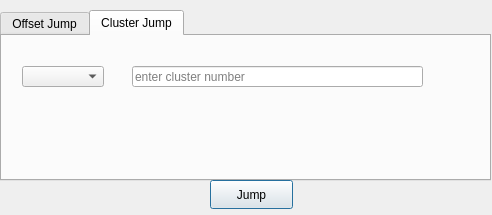
<?xml version="1.0" encoding="UTF-8"?>
<ui version="4.0">
 <class>GoToOffsetDialog</class>
 <widget class="QDialog" name="GoToOffsetDialog">
  <property name="geometry">
   <rect>
    <x>0</x>
    <y>0</y>
    <width>492</width>
    <height>215</height>
   </rect>
  </property>
  <property name="windowTitle">
   <string>Dialog</string>
  </property>
  <widget class="QTabWidget" name="tabWidget">
   <property name="geometry">
    <rect>
     <x>0</x>
     <y>10</y>
     <width>491</width>
     <height>171</height>
    </rect>
   </property>
   <property name="currentIndex">
    <number>1</number>
   </property>
   <widget class="QWidget" name="tab">
    <attribute name="title">
     <string>Offset Jump</string>
    </attribute>
    <widget class="QGroupBox" name="groupBox">
     <property name="geometry">
      <rect>
       <x>0</x>
       <y>50</y>
       <width>481</width>
       <height>91</height>
      </rect>
     </property>
     <property name="title">
      <string/>
     </property>
     <widget class="QWidget" name="layoutWidget">
      <property name="geometry">
       <rect>
        <x>10</x>
        <y>20</y>
        <width>471</width>
        <height>51</height>
       </rect>
      </property>
      <layout class="QHBoxLayout" name="horizontalLayout_2">
       <item>
        <widget class="QRadioButton" name="radioButton">
         <property name="text">
          <string>From Start</string>
         </property>
         <property name="checked">
          <bool>true</bool>
         </property>
        </widget>
       </item>
       <item alignment="Qt::AlignHCenter">
        <widget class="QRadioButton" name="fromCursorRadioButton">
         <property name="text">
          <string>From Cursor Position</string>
         </property>
        </widget>
       </item>
       <item alignment="Qt::AlignHCenter">
        <widget class="QRadioButton" name="fromEndRadioButton">
         <property name="text">
          <string>From End</string>
         </property>
        </widget>
       </item>
      </layout>
     </widget>
    </widget>
    <widget class="QWidget" name="layoutWidget">
     <property name="geometry">
      <rect>
       <x>10</x>
       <y>20</y>
       <width>471</width>
       <height>30</height>
      </rect>
     </property>
     <layout class="QHBoxLayout" name="horizontalLayout">
      <item>
       <widget class="QLineEdit" name="offsetLineEdit">
        <property name="minimumSize">
         <size>
          <width>185</width>
          <height>0</height>
         </size>
        </property>
       </widget>
      </item>
      <item>
       <widget class="QComboBox" name="formatComboBox">
        <item>
         <property name="text">
          <string>Decimal</string>
         </property>
        </item>
        <item>
         <property name="text">
          <string>Hex</string>
         </property>
        </item>
       </widget>
      </item>
      <item>
       <widget class="QLabel" name="label">
        <property name="text">
         <string>Multiplier</string>
        </property>
       </widget>
      </item>
      <item>
       <widget class="QComboBox" name="multiplierComboBox">
        <item>
         <property name="text">
          <string>1</string>
         </property>
        </item>
        <item>
         <property name="text">
          <string>4</string>
         </property>
        </item>
        <item>
         <property name="text">
          <string>32</string>
         </property>
        </item>
        <item>
         <property name="text">
          <string>512</string>
         </property>
        </item>
        <item>
         <property name="text">
          <string>1024</string>
         </property>
        </item>
        <item>
         <property name="text">
          <string>2048</string>
         </property>
        </item>
        <item>
         <property name="text">
          <string>4096</string>
         </property>
        </item>
        <item>
         <property name="text">
          <string>8192</string>
         </property>
        </item>
       </widget>
      </item>
     </layout>
    </widget>
   </widget>
   <widget class="QWidget" name="clusterJumpTab">
    <attribute name="title">
     <string>Cluster Jump</string>
    </attribute>
    <widget class="QComboBox" name="partitionsComboBox">
     <property name="geometry">
      <rect>
       <x>20</x>
       <y>30</y>
       <width>82</width>
       <height>21</height>
      </rect>
     </property>
    </widget>
    <widget class="QLineEdit" name="clusterNumberlineEdit">
     <property name="geometry">
      <rect>
       <x>130</x>
       <y>30</y>
       <width>291</width>
       <height>21</height>
      </rect>
     </property>
     <property name="placeholderText">
      <string>enter cluster number</string>
     </property>
    </widget>
   </widget>
  </widget>
  <widget class="QPushButton" name="jumpButton">
   <property name="geometry">
    <rect>
     <x>210</x>
     <y>180</y>
     <width>83</width>
     <height>29</height>
    </rect>
   </property>
   <property name="text">
    <string>Jump</string>
   </property>
  </widget>
 </widget>
 <resources/>
 <connections/>
</ui>
